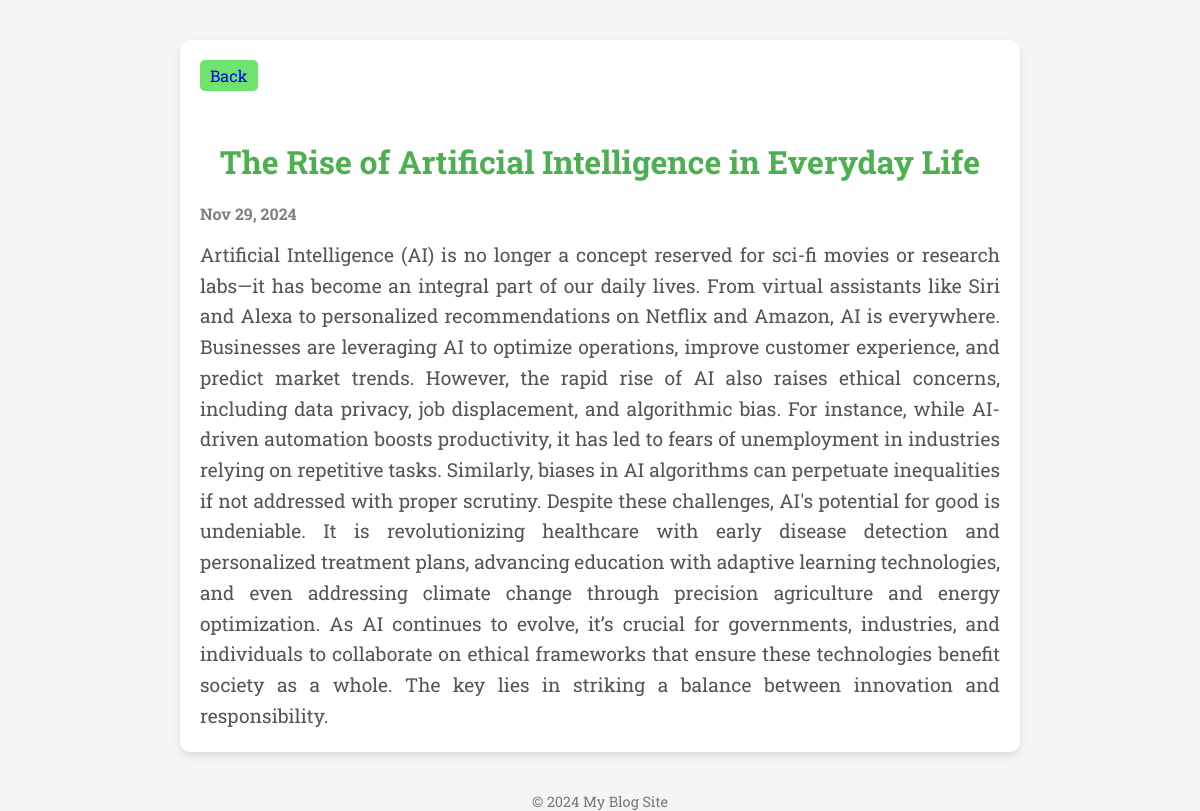
Screenshot of /blog/28 with the database file from the repository.
### api_app/models.py (models this page shows, shortened)
class Blogs(models.Model):
    blog_id = models.AutoField(primary_key=True)
    blog_date = models.CharField(max_length=20, null=True)
    blog_title = models.CharField(max_length=100)
    blog_content = models.CharField(max_length=5000)
    user = models.CharField(max_length=100)

### api_app/views.py (the view)
# urls.py: path('blog/<int:id>', view_content, name="view_blog"),
def view_content(request, id):
    data = Blogs.objects.get(blog_id=id)
    blog_data = {"data_title": data.blog_title,
                 "data_content": data.blog_content,
                 "data_date": data.blog_date}
    return render(request, "View.html", {"data": blog_data})

### templates/View.html (shortened to what this page needs)
<!DOCTYPE html>
<html lang="en">
  <head>
  </head>
  <body>
    <div class="content-container">
      <a href="{% url 'home' %}">Back</a>
      <h1>{{ data.data_title }}</h1>
      <p>{{ data.data_date}}</p>
      <article>{{ data.data_content }}</article>
    </div>
    <footer>© 2024 My Blog Site</footer>
  </body>
</html>

### templates/View.html (style rules this page uses)
body { font-family: "Roboto Slab", serif; margin: 0; padding: 0; background-color: #f5f5f5; color: #333; }
.content-container { max-width: 800px; margin: 40px auto; padding: 20px; background-color: #ffffff; border-radius: 10px; box-shadow: 0 4px 8px rgba(0, 0, 0, 0.1); }
h1 { margin-top: 10%; color: #4caf50; font-size: 2rem; text-align: center; margin-bottom: 20px; }
article { font-size: 1.2rem; line-height: 1.6; text-align: justify; color: #555; }
p { font-weight: bold; color: gray; }
footer { text-align: center; margin-top: 40px; font-size: 0.9rem; color: #777; }
a { position: absolute; font-size: 1rem; text-decoration: none; background-color: rgb(110, 228, 110); padding: 5px 10px; border-radius: 5px; }

### rows the page displays
Blogs: data_title "The Rise of Artificial Intelligence in Everyday Life", data_date "Nov 29, 2024", data_content "Artificial Intelligence (AI) is no longer a concept reserved for sci-fi movies or research labs—it has become an integral part of our daily lives. From virtual assistants like Siri and Alexa to personalized recommendations on Netflix and Amazon, AI is everywhere. Businesses are leveraging AI to optimize operations, improve customer experience, and predict market trends. However, the rapid rise of AI also raises ethical concerns, including data privacy, job displacement, and algorithmic bias. For instance, while AI-driven automation boosts productivity, it has led to fears of unemployment in industries relying on repetitive tasks. Similarly, biases in AI algorithms can perpetuate…"
